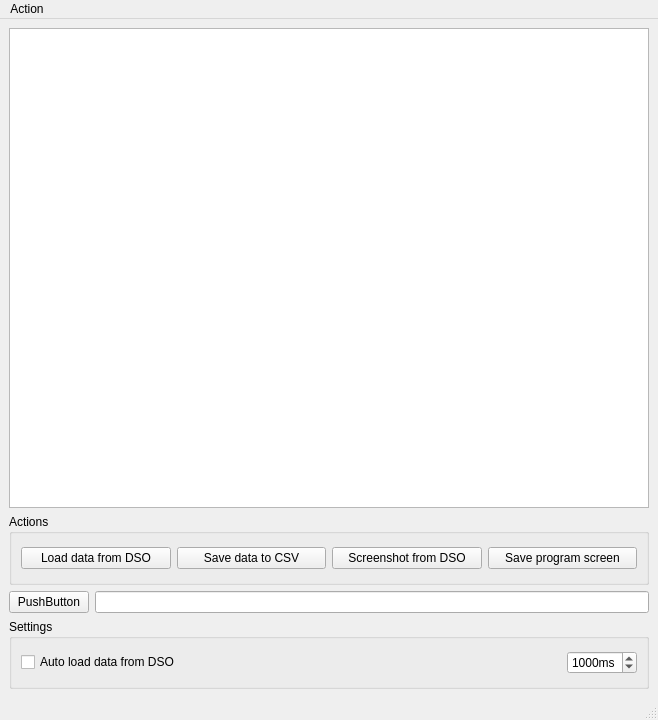
<?xml version="1.0" encoding="UTF-8"?>
<ui version="4.0">
 <class>MainWindow</class>
 <widget class="QMainWindow" name="MainWindow">
  <property name="geometry">
   <rect>
    <x>0</x>
    <y>0</y>
    <width>658</width>
    <height>720</height>
   </rect>
  </property>
  <property name="windowTitle">
   <string>DSO screenshoter</string>
  </property>
  <property name="windowIcon">
   <iconset resource="images.qrc">
    <normaloff>:/icon2/icon2.png</normaloff>:/icon2/icon2.png</iconset>
  </property>
  <widget class="QWidget" name="centralwidget">
   <layout class="QVBoxLayout" name="verticalLayout_2">
    <item>
     <widget class="QGraphicsView" name="gwScreen">
      <property name="sizePolicy">
       <sizepolicy hsizetype="Fixed" vsizetype="Fixed">
        <horstretch>0</horstretch>
        <verstretch>0</verstretch>
       </sizepolicy>
      </property>
      <property name="minimumSize">
       <size>
        <width>640</width>
        <height>480</height>
       </size>
      </property>
      <property name="maximumSize">
       <size>
        <width>640</width>
        <height>480</height>
       </size>
      </property>
      <property name="interactive">
       <bool>true</bool>
      </property>
     </widget>
    </item>
    <item>
     <widget class="QGroupBox" name="groupBox">
      <property name="title">
       <string>Actions</string>
      </property>
      <layout class="QVBoxLayout" name="verticalLayout">
       <item>
        <layout class="QHBoxLayout" name="horizontalLayout">
         <item>
          <widget class="QPushButton" name="pushButton">
           <property name="toolTip">
            <string>Loads data from DSO and paint wave by yourselves</string>
           </property>
           <property name="text">
            <string>Load data from DSO</string>
           </property>
          </widget>
         </item>
         <item>
          <widget class="QPushButton" name="pushButton_4">
           <property name="text">
            <string>Save data to CSV</string>
           </property>
          </widget>
         </item>
         <item>
          <widget class="QPushButton" name="pushButton_2">
           <property name="toolTip">
            <string>Load screen data from DSO and paint them to program view</string>
           </property>
           <property name="text">
            <string>Screenshot from DSO</string>
           </property>
          </widget>
         </item>
         <item>
          <widget class="QPushButton" name="pushButton_3">
           <property name="toolTip">
            <string>Save programs view to file</string>
           </property>
           <property name="text">
            <string>Save program screen</string>
           </property>
          </widget>
         </item>
        </layout>
       </item>
      </layout>
     </widget>
    </item>
    <item>
     <layout class="QHBoxLayout" name="horizontalLayout_4">
      <item>
       <widget class="QPushButton" name="pushButton_5">
        <property name="text">
         <string>PushButton</string>
        </property>
       </widget>
      </item>
      <item>
       <widget class="QLineEdit" name="lineEdit"/>
      </item>
     </layout>
    </item>
    <item>
     <widget class="QGroupBox" name="groupBox_2">
      <property name="title">
       <string>Settings</string>
      </property>
      <layout class="QHBoxLayout" name="horizontalLayout_2">
       <item>
        <widget class="QCheckBox" name="checkBox">
         <property name="text">
          <string>Auto load data from DSO</string>
         </property>
        </widget>
       </item>
       <item>
        <spacer name="horizontalSpacer">
         <property name="orientation">
          <enum>Qt::Horizontal</enum>
         </property>
         <property name="sizeHint" stdset="0">
          <size>
           <width>40</width>
           <height>20</height>
          </size>
         </property>
        </spacer>
       </item>
       <item>
        <widget class="QSpinBox" name="updateValue">
         <property name="suffix">
          <string>ms</string>
         </property>
         <property name="minimum">
          <number>50</number>
         </property>
         <property name="maximum">
          <number>9999</number>
         </property>
         <property name="value">
          <number>1000</number>
         </property>
        </widget>
       </item>
      </layout>
     </widget>
    </item>
   </layout>
  </widget>
  <widget class="QMenuBar" name="menubar">
   <property name="geometry">
    <rect>
     <x>0</x>
     <y>0</y>
     <width>658</width>
     <height>27</height>
    </rect>
   </property>
   <widget class="QMenu" name="menuAction">
    <property name="title">
     <string>Action</string>
    </property>
    <addaction name="actionAbout"/>
    <addaction name="separator"/>
    <addaction name="actionExit"/>
   </widget>
   <addaction name="menuAction"/>
  </widget>
  <widget class="QStatusBar" name="statusbar"/>
  <action name="actionAbout">
   <property name="text">
    <string>About</string>
   </property>
  </action>
  <action name="actionExit">
   <property name="text">
    <string>Exit</string>
   </property>
  </action>
 </widget>
 <resources>
  <include location="images.qrc"/>
 </resources>
 <connections>
  <connection>
   <sender>menubar</sender>
   <signal>triggered(QAction*)</signal>
   <receiver>MainWindow</receiver>
   <slot>processAction(QAction*)</slot>
   <hints>
    <hint type="sourcelabel">
     <x>22</x>
     <y>14</y>
    </hint>
    <hint type="destinationlabel">
     <x>4</x>
     <y>53</y>
    </hint>
   </hints>
  </connection>
  <connection>
   <sender>pushButton</sender>
   <signal>clicked()</signal>
   <receiver>MainWindow</receiver>
   <slot>loadDataFromDso()</slot>
   <hints>
    <hint type="sourcelabel">
     <x>175</x>
     <y>513</y>
    </hint>
    <hint type="destinationlabel">
     <x>157</x>
     <y>556</y>
    </hint>
   </hints>
  </connection>
  <connection>
   <sender>pushButton_2</sender>
   <signal>clicked()</signal>
   <receiver>MainWindow</receiver>
   <slot>loadScreenFromDso()</slot>
   <hints>
    <hint type="sourcelabel">
     <x>484</x>
     <y>513</y>
    </hint>
    <hint type="destinationlabel">
     <x>326</x>
     <y>555</y>
    </hint>
   </hints>
  </connection>
  <connection>
   <sender>pushButton_3</sender>
   <signal>clicked()</signal>
   <receiver>MainWindow</receiver>
   <slot>saveProgramScreen()</slot>
   <hints>
    <hint type="sourcelabel">
     <x>638</x>
     <y>513</y>
    </hint>
    <hint type="destinationlabel">
     <x>537</x>
     <y>554</y>
    </hint>
   </hints>
  </connection>
  <connection>
   <sender>checkBox</sender>
   <signal>toggled(bool)</signal>
   <receiver>MainWindow</receiver>
   <slot>setAutoUpdate(bool)</slot>
   <hints>
    <hint type="sourcelabel">
     <x>55</x>
     <y>639</y>
    </hint>
    <hint type="destinationlabel">
     <x>93</x>
     <y>667</y>
    </hint>
   </hints>
  </connection>
  <connection>
   <sender>checkBox</sender>
   <signal>clicked(bool)</signal>
   <receiver>updateValue</receiver>
   <slot>setEnabled(bool)</slot>
   <hints>
    <hint type="sourcelabel">
     <x>147</x>
     <y>639</y>
    </hint>
    <hint type="destinationlabel">
     <x>576</x>
     <y>640</y>
    </hint>
   </hints>
  </connection>
  <connection>
   <sender>pushButton_2</sender>
   <signal>clicked(bool)</signal>
   <receiver>checkBox</receiver>
   <slot>setChecked(bool)</slot>
   <hints>
    <hint type="sourcelabel">
     <x>484</x>
     <y>513</y>
    </hint>
    <hint type="destinationlabel">
     <x>77</x>
     <y>643</y>
    </hint>
   </hints>
  </connection>
  <connection>
   <sender>pushButton_4</sender>
   <signal>clicked()</signal>
   <receiver>MainWindow</receiver>
   <slot>saveDataToCSV()</slot>
   <hints>
    <hint type="sourcelabel">
     <x>329</x>
     <y>513</y>
    </hint>
    <hint type="destinationlabel">
     <x>292</x>
     <y>669</y>
    </hint>
   </hints>
  </connection>
  <connection>
   <sender>checkBox</sender>
   <signal>clicked(bool)</signal>
   <receiver>MainWindow</receiver>
   <slot>loadDataFromDso()</slot>
   <hints>
    <hint type="sourcelabel">
     <x>37</x>
     <y>638</y>
    </hint>
    <hint type="destinationlabel">
     <x>11</x>
     <y>667</y>
    </hint>
   </hints>
  </connection>
 </connections>
 <slots>
  <slot>processAction(QAction*)</slot>
  <slot>loadDataFromDso()</slot>
  <slot>loadScreenFromDso()</slot>
  <slot>saveProgramScreen()</slot>
  <slot>setAutoUpdate(bool)</slot>
  <slot>saveDataToCSV()</slot>
 </slots>
</ui>
